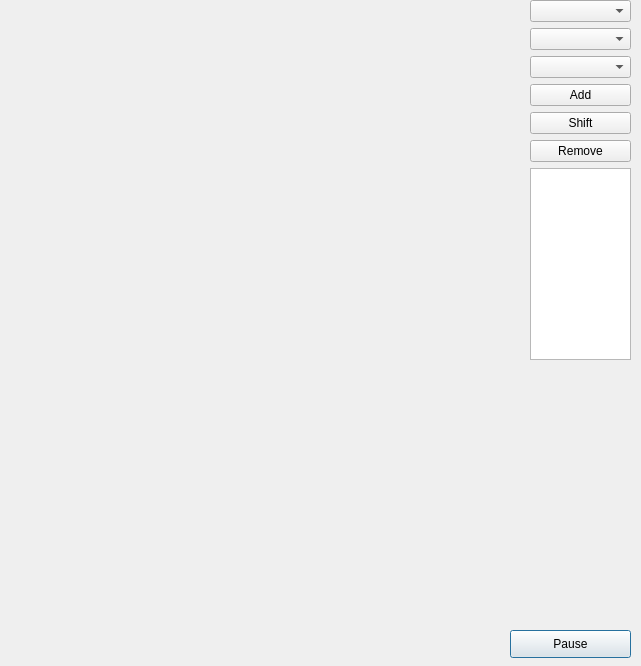
<?xml version="1.0" encoding="UTF-8"?>
<ui version="4.0">
 <class>DialogCurves</class>
 <widget class="QDialog" name="DialogCurves">
  <property name="geometry">
   <rect>
    <x>0</x>
    <y>0</y>
    <width>641</width>
    <height>666</height>
   </rect>
  </property>
  <property name="minimumSize">
   <size>
    <width>50</width>
    <height>0</height>
   </size>
  </property>
  <property name="windowTitle">
   <string>Dummy Window Title</string>
  </property>
  <widget class="QWidget" name="gridLayoutWidget">
   <property name="geometry">
    <rect>
     <x>10</x>
     <y>10</y>
     <width>511</width>
     <height>651</height>
    </rect>
   </property>
   <layout class="QGridLayout" name="gridLayout">
    <property name="sizeConstraint">
     <enum>QLayout::SetDefaultConstraint</enum>
    </property>
   </layout>
  </widget>
  <widget class="QPushButton" name="btnPause">
   <property name="geometry">
    <rect>
     <x>510</x>
     <y>630</y>
     <width>121</width>
     <height>28</height>
    </rect>
   </property>
   <property name="text">
    <string>Pause</string>
   </property>
  </widget>
  <widget class="QWidget" name="verticalLayoutWidget">
   <property name="geometry">
    <rect>
     <x>530</x>
     <y>0</y>
     <width>101</width>
     <height>411</height>
    </rect>
   </property>
   <layout class="QVBoxLayout" name="verticalLayout_2">
    <item>
     <widget class="QComboBox" name="cbDriver"/>
    </item>
    <item>
     <widget class="QComboBox" name="cbSignals"/>
    </item>
    <item>
     <widget class="QComboBox" name="cbPlotAxis"/>
    </item>
    <item>
     <widget class="QPushButton" name="btnAdd">
      <property name="text">
       <string>Add</string>
      </property>
     </widget>
    </item>
    <item>
     <widget class="QPushButton" name="btnShift">
      <property name="text">
       <string>Shift</string>
      </property>
     </widget>
    </item>
    <item>
     <widget class="QPushButton" name="btnRemove">
      <property name="text">
       <string>Remove</string>
      </property>
     </widget>
    </item>
    <item>
     <widget class="QListWidget" name="listCurves"/>
    </item>
    <item>
     <spacer name="verticalSpacer">
      <property name="orientation">
       <enum>Qt::Vertical</enum>
      </property>
      <property name="sizeHint" stdset="0">
       <size>
        <width>20</width>
        <height>40</height>
       </size>
      </property>
     </spacer>
    </item>
   </layout>
  </widget>
 </widget>
 <resources/>
 <connections/>
</ui>
